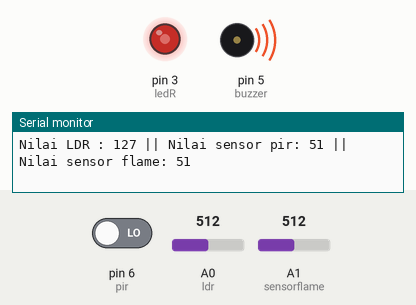
This sketch was run on a simulated Arduino Uno, built with avr-gcc and run on an emulated ATmega328P. Shown: output pins drawn as LEDs (lit = HIGH), buzzer (waves = sounding, pin HIGH), the last lines printed to the serial monitor. The test bench sets the inputs (shaded band); at power-on: A0 (ldr) = 512, A1 (sensorflame) = 512, pin 6 (pir) LOW.

Above: at 1.2 s.
1.3 s: A0 (ldr) set to 408
At 1.7 s:
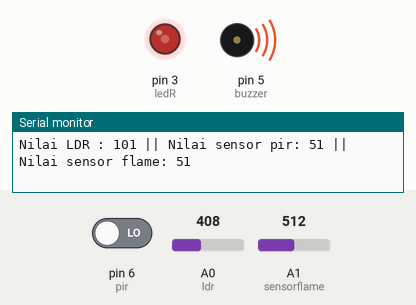
4.3 s: A0 (ldr) set to 389
At 5.0 s:
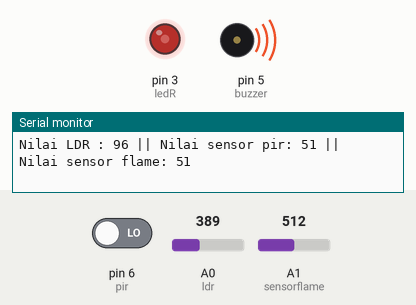
7.3 s: A1 (sensorflame) set to 809
10.3 s: A1 (sensorflame) set to 836
At 11.0 s:
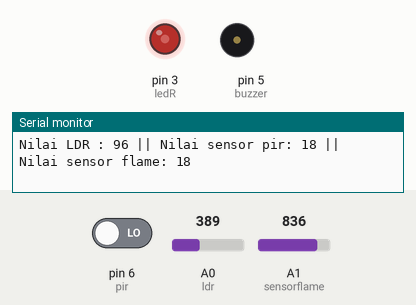
11.9 s: A0 (ldr) set to 716
At 12.7 s:
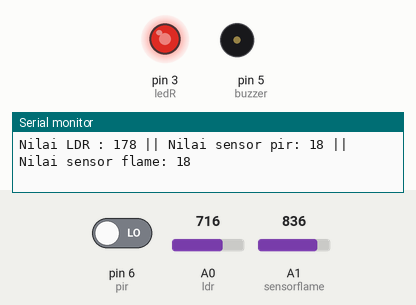
13.5 s: A1 (sensorflame) set to 10
At 14.1 s:
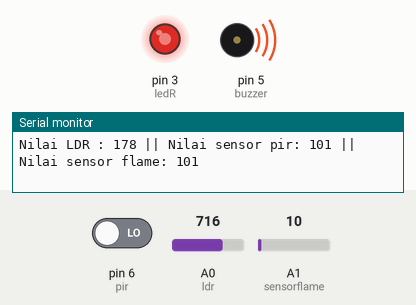
Timing chart, 0 to 16.1 s (numbered marks = the images above; inputs shaded):
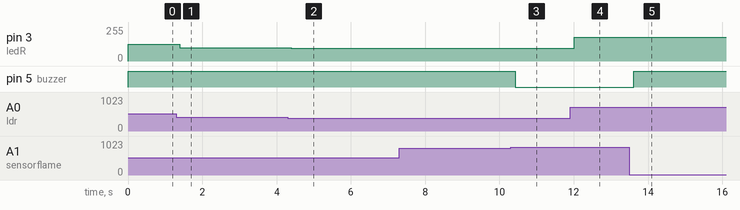

The sketch:

1.Challange_Penggabungan_Sensor.ino
```cpp
//Inisialisasi
int ldr    = A0;
int sensorflame = A1;
int ledR  = 3;
int buzzer    = 5;
int pir       = 6;

//int ledY  = 2;
//int ledG  = 4;
//tampilkan semua sensor pada serial monitor
//bikin logika dari masing2 sensor
//ldr untuk menyalakan lampu
//flame pakai buzzer

void setup() {
  Serial.begin(9600);
  pinMode(pir,    INPUT );
  pinMode(buzzer, OUTPUT);
  pinMode(ledR,   OUTPUT);
//  pinMode(ledY, OUTPUT);
//  pinMode(ledG, OUTPUT);

}

void loop() {
  //Baca Data
  int bacapir   = digitalRead(pir);
  int bacaflame = analogRead(sensorflame);
      bacaflame = map(bacaflame,1023,23,0,100); //1023 dari 2 pangkat 8
  int bacaldr   = analogRead(ldr);
      bacaldr   = map(bacaldr,0,1024,0,255);
      //0,1024 nilai ldr 0 sampai 1024
      //0,255 nilai yang diubah atau nilai led pwn 0-255

  //Print Serial
  Serial.print("Nilai LDR : "+ String(bacaldr));
  Serial.print(" || Nilai sensor pir: " + String(bacaflame));
  Serial.print(" || Nilai sensor flame: " + String(bacaflame));
  Serial.println();   //Untuk Enter

  analogWrite(ledR, bacaldr);

  if(bacaflame <20){
    digitalWrite(buzzer, LOW);
  }else{
    digitalWrite(buzzer, HIGH);
  }
}

//  }else if(bacaflame >2 && bacaflame <=20){
//    Serial.print("Warning Silahkan Periksa");
//    digitalWrite(ledY, HIGH);
//    digitalWrite(ledG, LOW);
//    digitalWrite(ledR, LOW);
//    digitalWrite(buzzer, HIGH);
//    delay(500);
//    digitalWrite(buzzer, LOW);
//    delay(500);}
//  }else{
//    digitalWrite(buzzer,LOW);
//    delay(100);
//    digitalWrite(buzzer, LOW);
//    delay(100);
//  }

//semakin terang semakin redup lednya
```

Measured:
- the behaviour switches between 823 and 824 on A1 (sensorflame) (found by bisection; images 2 and 3)
- after the input at 1.3 s, pin 3 (ledR): 127/255 → 101/255 after 0.10 s
- after the input at 4.3 s, pin 3 (ledR): 101/255 → 96/255 after 0.09 s
- after the input at 10.3 s, pin 5 (buzzer): HIGH → LOW after 0.13 s
- after the input at 11.9 s, pin 3 (ledR): 96/255 → 178/255 after 0.11 s
- after the input at 13.5 s, pin 5 (buzzer): LOW → HIGH after 0.12 s
